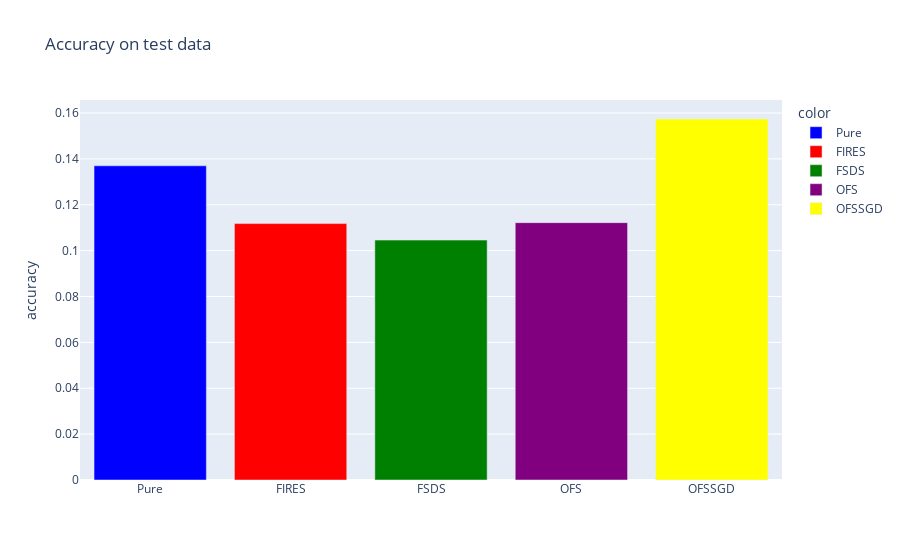

Source (notebook cell):
### Code cell
# accuracy on test data
col_names = ["Pure","FIRES","FSDS", "OFS", "OFSSGD"]
values = [accuracy_no_ofs, accuracy_fires, accuracy_fsds, accuracy_ofs, accuracy_ofssgd]
fig = px.bar(x=col_names, y=values, title="Accuracy on test data", labels={"y":"accuracy", "x":""}, color=col_names, color_discrete_map={"Pure":"blue",'FIRES': 'red',
                                                   'FSDS': 'green', 'OFS': 'purple', "OFSSGD":"yellow"})

fig.show()

### Figure 1 — Plotly figure (JSON) as saved in the notebook; plotly's stock layout.template omitted (floating-point values rounded to 4 significant figures)
{"data": [{"alignmentgroup": "True", "hovertemplate": "color=Pure<br>=%{x}<br>accuracy=%{y}<extra></extra>", "legendgroup": "Pure", "marker": {"color": "blue"}, "name": "Pure", "offsetgroup": "Pure", "orientation": "v", "showlegend": true, "textposition": "auto", "type": "bar", "x": ["Pure"], "xaxis": "x", "y": [0.137], "yaxis": "y"}, {"alignmentgroup": "True", "hovertemplate": "color=FIRES<br>=%{x}<br>accuracy=%{y}<extra></extra>", "legendgroup": "FIRES", "marker": {"color": "red"}, "name": "FIRES", "offsetgroup": "FIRES", "orientation": "v", "showlegend": true, "textposition": "auto", "type": "bar", "x": ["FIRES"], "xaxis": "x", "y": [0.1118], "yaxis": "y"}, {"alignmentgroup": "True", "hovertemplate": "color=FSDS<br>=%{x}<br>accuracy=%{y}<extra></extra>", "legendgroup": "FSDS", "marker": {"color": "green"}, "name": "FSDS", "offsetgroup": "FSDS", "orientation": "v", "showlegend": true, "textposition": "auto", "type": "bar", "x": ["FSDS"], "xaxis": "x", "y": [0.1046], "yaxis": "y"}, {"alignmentgroup": "True", "hovertemplate": "color=OFS<br>=%{x}<br>accuracy=%{y}<extra></extra>", "legendgroup": "OFS", "marker": {"color": "purple"}, "name": "OFS", "offsetgroup": "OFS", "orientation": "v", "showlegend": true, "textposition": "auto", "type": "bar", "x": ["OFS"], "xaxis": "x", "y": [0.1122], "yaxis": "y"}, {"alignmentgroup": "True", "hovertemplate": "color=OFSSGD<br>=%{x}<br>accuracy=%{y}<extra></extra>", "legendgroup": "OFSSGD", "marker": {"color": "yellow"}, "name": "OFSSGD", "offsetgroup": "OFSSGD", "orientation": "v", "showlegend": true, "textposition": "auto", "type": "bar", "x": ["OFSSGD"], "xaxis": "x", "y": [0.1574], "yaxis": "y"}], "layout": {"barmode": "relative", "legend": {"title": {"text": "color"}, "tracegroupgap": 0}, "title": {"text": "Accuracy on test data"}, "xaxis": {"anchor": "y", "domain": [0, 1], "title": {"text": ""}}, "yaxis": {"anchor": "x", "domain": [0, 1], "title": {"text": "accuracy"}}}}
